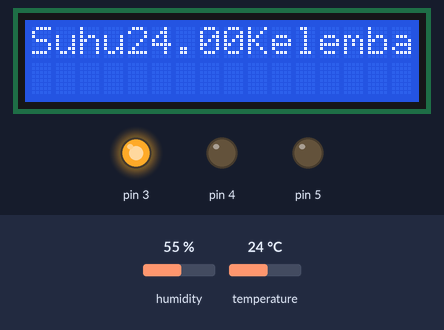
Simulated run of this sketch. Board: Arduino Uno, built with avr-gcc and run on an emulated ATmega328P. Parts: 16×2 character LCD, output pins drawn as LEDs (lit = HIGH). The test bench sets the inputs (shaded band); at power-on: temperature 24 °C, humidity 55 %.

Above: at 1.2 s.
1.3 s: temperature set to 27 °C
At 2.38 s:
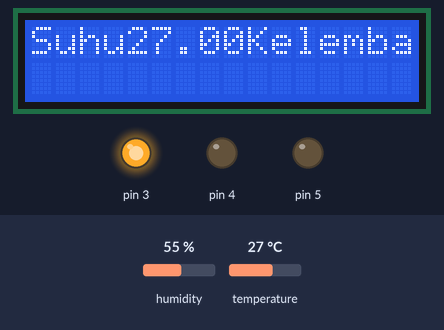
4.5 s: temperature set to 30 °C
At 6.51 s:
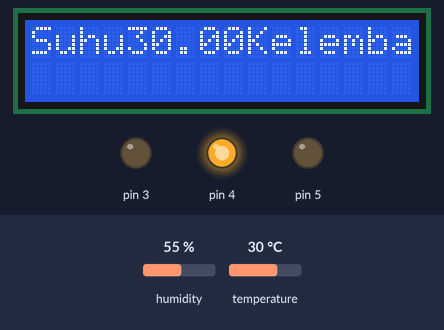
8.6 s: temperature set to 33 °C
At 10.63 s:
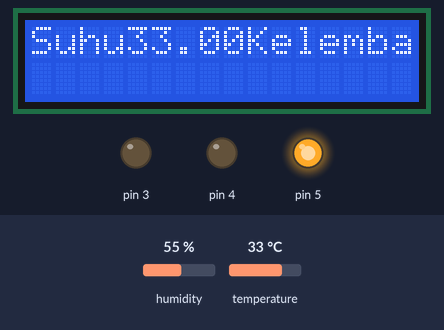
Timing chart, 0 to 12.1 s (numbered marks = the images above; inputs shaded):
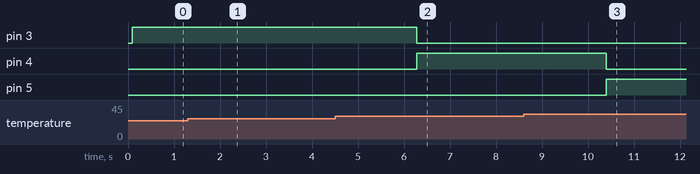

Measured:
- the behaviour switches between 28 and 29 °C on temperature (found by bisection; images 1 and 2)
- the behaviour switches between 31 and 32 °C on temperature (found by bisection; images 2 and 3)
- after the input at 1.3 s, the display: first differs from a run without the input after 0.87 s (image 1)
- after the input at 4.5 s, pin 3: HIGH → LOW after 1.8 s; pin 4: LOW → HIGH after 1.8 s; the display: first differs from a run without the input after 1.8 s (image 2)
- after the input at 8.6 s, pin 4: HIGH → LOW after 1.8 s; pin 5: LOW → HIGH after 1.8 s; the display: first differs from a run without the input after 1.8 s (image 3)
- what the display in image 1 shows lasts 0.4 s, from 2.2 s to 2.6 s

The sketch:

project_monitoring_suhu_jamur_tiram.ino
```cpp
#include "DHT.h"
#include <LiquidCrystal_I2C.h>
#include <Wire.h>
#define DHTPIN A0
#define DHTTYPE DHT11
LiquidCrystal_I2C lcd(0x27, 16, 2);
DHT dht(DHTPIN, DHTTYPE);

float t;
float h;
void setup() {
  // put your setup code here, to run once:
  dht.begin();
  lcd.init();
  lcd.backlight();
  pinMode(3, OUTPUT);
  pinMode(4, OUTPUT);
  pinMode(5, OUTPUT);
}

void loop() {
  // put your main code here, to run repeatedly:
  t = dht.readTemperature();
  h = dht.readHumidity();
  if(t>=0 && t<=28){
    digitalWrite(3, HIGH);
    digitalWrite(4, LOW);
    digitalWrite(5, LOW);
  } else if(t>=29 && t<=31){
    digitalWrite(3, LOW);
    digitalWrite(4, HIGH);
    digitalWrite(5, LOW);
  } else if(t>=32){
    digitalWrite(3, LOW);
    digitalWrite(4, LOW);
    digitalWrite(5, HIGH);
  }
  lcd.setCursor(0,0);
  lcd.print("Suhu");
  lcd.print(t);
  lcd.print("Kelembaban");
  lcd.print(h);
  delay(200);
  lcd.clear();
}
```
